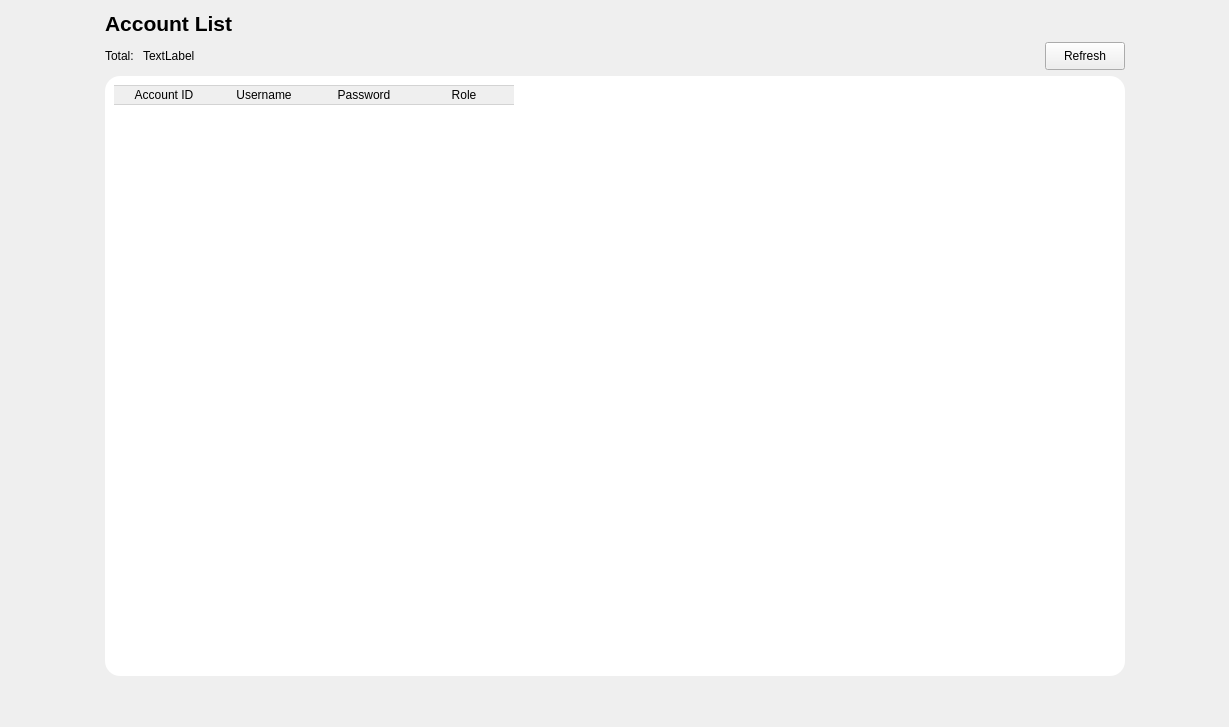
             <widget class="QWidget" name="page_10">
              <layout class="QHBoxLayout" name="horizontalLayout_50">
               <item>
                <spacer name="horizontalSpacer_42">
                 <property name="orientation">
                  <enum>Qt::Orientation::Horizontal</enum>
                 </property>
                 <property name="sizeHint" stdset="0">
                  <size>
                   <width>94</width>
                   <height>20</height>
                  </size>
                 </property>
                </spacer>
               </item>
               <item>
                <layout class="QVBoxLayout" name="verticalLayout_26">
                 <item>
                  <layout class="QHBoxLayout" name="horizontalLayout_15">
                   <item>
                    <widget class="QLabel" name="label_20">
                     <property name="font">
                      <font>
                       <pointsize>16</pointsize>
                       <bold>true</bold>
                      </font>
                     </property>
                     <property name="text">
                      <string>Account List</string>
                     </property>
                    </widget>
                   </item>
                   <item>
                    <spacer name="horizontalSpacer_23">
                     <property name="orientation">
                      <enum>Qt::Orientation::Horizontal</enum>
                     </property>
                     <property name="sizeHint" stdset="0">
                      <size>
                       <width>40</width>
                       <height>20</height>
                      </size>
                     </property>
                    </spacer>
                   </item>
                  </layout>
                 </item>
                 <item>
                  <layout class="QHBoxLayout" name="horizontalLayout_20">
                   <item>
                    <layout class="QHBoxLayout" name="horizontalLayout_31">
                     <item>
                      <widget class="QLabel" name="label_21">
                       <property name="text">
                        <string>Total: </string>
                       </property>
                      </widget>
                     </item>
                     <item>
                      <widget class="QLabel" name="totalaccount">
                       <property name="text">
                        <string>TextLabel</string>
                       </property>
                      </widget>
                     </item>
                    </layout>
                   </item>
                   <item>
                    <spacer name="horizontalSpacer_24">
                     <property name="orientation">
                      <enum>Qt::Orientation::Horizontal</enum>
                     </property>
                     <property name="sizeHint" stdset="0">
                      <size>
                       <width>40</width>
                       <height>20</height>
                      </size>
                     </property>
                    </spacer>
                   </item>
                   <item>
                    <widget class="QPushButton" name="Refaccbtn">
                     <property name="minimumSize">
                      <size>
                       <width>65</width>
                       <height>28</height>
                      </size>
                     </property>
                     <property name="text">
                      <string>Refresh</string>
                     </property>
                     <property name="icon">
                      <iconset resource="Resources.qrc">
                       <normaloff>:/new/prefix1/Resources/reload.png</normaloff>:/new/prefix1/Resources/reload.png</iconset>
                     </property>
                    </widget>
                   </item>
                  </layout>
                 </item>
                 <item>
                  <widget class="QFrame" name="frame_11">
                   <property name="minimumSize">
                    <size>
                     <width>1020</width>
                     <height>600</height>
                    </size>
                   </property>
                   <property name="styleSheet">
                    <string notr="true">QWidget{
background-color: rgb(255, 255, 255);
border-radius:15px;
}</string>
                   </property>
                   <property name="frameShape">
                    <enum>QFrame::Shape::StyledPanel</enum>
                   </property>
                   <property name="frameShadow">
                    <enum>QFrame::Shadow::Raised</enum>
                   </property>
                   <layout class="QVBoxLayout" name="verticalLayout_13">
                    <item>
                     <widget class="QTableWidget" name="AccountTable">
                      <property name="minimumSize">
                       <size>
                        <width>0</width>
                        <height>0</height>
                       </size>
                      </property>
                      <property name="font">
                       <font>
                        <pointsize>10</pointsize>
                       </font>
                      </property>
                      <property name="styleSheet">
                       <string notr="true">QPushButton{
	 border: none;
}
QTableWidget::item {
       border-right: none;
       border-left: none;
       border-bottom: 1px solid #D3D3D3;
}
QHeaderView::section {
       border: 1px solid #D3D3D3; 
       border-right: none;      
       border-left: none;       
}</string>
                      </property>
                      <property name="editTriggers">
                       <set>QAbstractItemView::EditTrigger::NoEditTriggers</set>
                      </property>
                      <property name="alternatingRowColors">
                       <bool>true</bool>
                      </property>
                      <property name="selectionMode">
                       <enum>QAbstractItemView::SelectionMode::NoSelection</enum>
                      </property>
                      <property name="showGrid">
                       <bool>false</bool>
                      </property>
                      <attribute name="horizontalHeaderVisible">
                       <bool>true</bool>
                      </attribute>
                      <attribute name="horizontalHeaderCascadingSectionResizes">
                       <bool>false</bool>
                      </attribute>
                      <attribute name="horizontalHeaderHighlightSections">
                       <bool>true</bool>
                      </attribute>
                      <attribute name="horizontalHeaderShowSortIndicator" stdset="0">
                       <bool>false</bool>
                      </attribute>
                      <attribute name="horizontalHeaderStretchLastSection">
                       <bool>false</bool>
                      </attribute>
                      <column>
                       <property name="text">
                        <string>Account ID</string>
                       </property>
                      </column>
                      <column>
                       <property name="text">
                        <string>Username</string>
                       </property>
                      </column>
                      <column>
                       <property name="text">
                        <string>Password</string>
                       </property>
                      </column>
                      <column>
                       <property name="text">
                        <string>Role</string>
                       </property>
                      </column>
                     </widget>
                    </item>
                   </layout>
                  </widget>
                 </item>
                 <item>
                  <spacer name="verticalSpacer_11">
                   <property name="orientation">
                    <enum>Qt::Orientation::Vertical</enum>
                   </property>
                   <property name="sizeHint" stdset="0">
                    <size>
                     <width>20</width>
                     <height>40</height>
                    </size>
                   </property>
                  </spacer>
                 </item>
                </layout>
               </item>
               <item>
                <spacer name="horizontalSpacer_43">
                 <property name="orientation">
                  <enum>Qt::Orientation::Horizontal</enum>
                 </property>
                 <property name="sizeHint" stdset="0">
                  <size>
                   <width>93</width>
                   <height>20</height>
                  </size>
                 </property>
                </spacer>
               </item>
              </layout>
             </widget>
